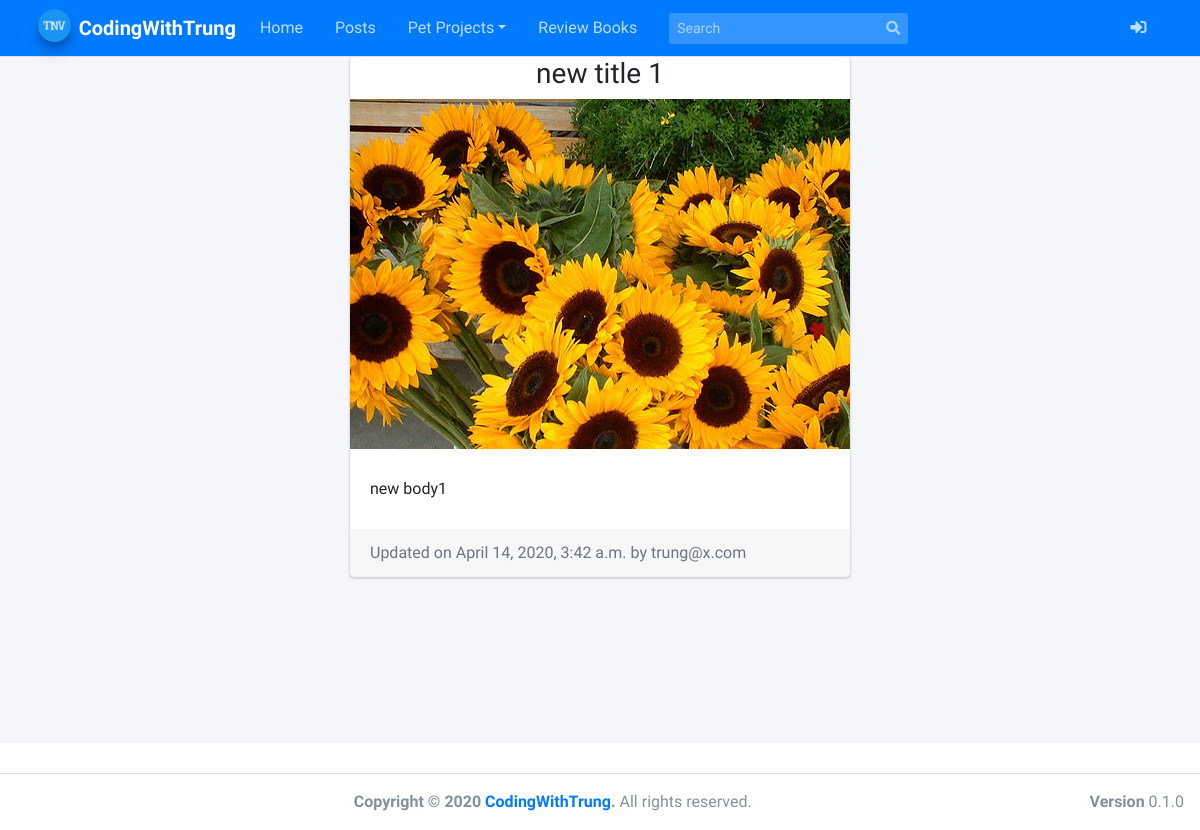
Page /blog/trung-new-title-1/ on the committed database.
### blog/models.py (models this page shows, shortened)
class BlogPost(models.Model):
    title = models.CharField(null=False, max_length=50, blank=False)
    body = models.TextField(max_length=2000, null=False, blank=False)
    date_published = models.DateTimeField(auto_now_add=True, verbose_name="date published")
    image = models.ImageField(upload_to='blog', null=False, blank=True)
    date_updated = models.DateTimeField(auto_now=True, verbose_name="date updated")
    author = models.ForeignKey(settings.AUTH_USER_MODEL, on_delete=models.CASCADE)
    slug = models.SlugField(blank=True, unique=True)

### account/models.py (models this page shows, shortened)
class Account(AbstractBaseUser): # extends AbstractBaseUser
    email = models.EmailField(verbose_name="email", max_length=254, unique=True)
    username = models.CharField(verbose_name="username", max_length=50, unique=True)
    full_name = models.CharField(verbose_name="full name", max_length=100)
    description = models.CharField(verbose_name="description", max_length=1000)
    skills = models.CharField(verbose_name="skill", max_length=1000)
    date_joined = models.DateTimeField(verbose_name="date joined", auto_now=True)
    last_login = models.DateTimeField(verbose_name="last login", auto_now=True)
    is_admin = models.BooleanField(default=False)
    is_staff = models.BooleanField(default=False)
    is_active = models.BooleanField(default=True)
    is_superuser = models.BooleanField(default=False)
    USERNAME_FIELD = 'email'
    REQUIRED_FIELDS = ['username']
    objects = MyAccountManager()
    def __str__(self):
        return self.email

### blog/views.py (the view)
# urls.py: path('<slug>/', detail_post_view, name='detail'),
def detail_post_view(request, slug):
    context = {}
    blog_post = get_object_or_404(BlogPost, slug=slug)
    context['blog_post'] = blog_post
    return render(request, 'blog/detail_post.html', context)

### blog/templates/blog/detail_post.html (shortened to what this page needs)
{% extends 'base.html' %}
{% block content %}
<div class="container">
	<div class="row">
		<div class="card m-auto">
			<h3 class="text-center">{{blog_post.title}}</h3>
			<img class="card-img-top" src="{{blog_post.image.url}}">
			<div class="card-body mt-2 mb-2">
			  <p class="card-text">{{blog_post.body|safe}}</p>
			</div>
			<div class="card-footer text-muted">
			  Updated on {{blog_post.date_updated}} by {{blog_post.author}}
			</div>
		</div>
	</div>
</div>
{% endblock content %}

### blog/templates/blog/detail_post.html (style rules this page uses)
.card { max-width: 700px; margin-top: 10px; }
.card-body { padding: 20px; }

### rows in the picture
BlogPost: title "new title 1", image (picture), body "new body1", date_updated "April 14, 2020, 3:42 a.m.", author "trung@x.com"
